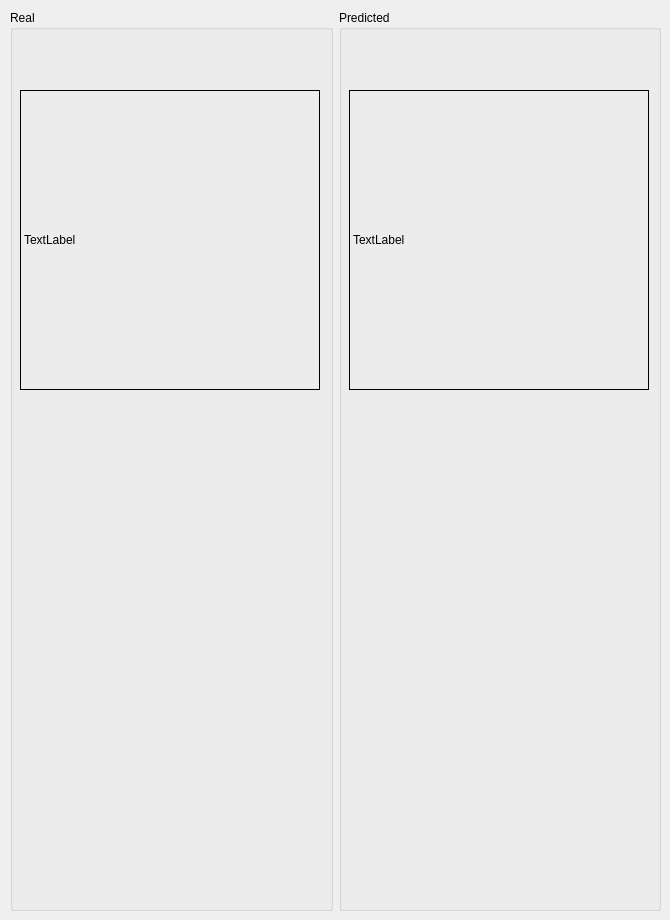
    <widget class="QWidget" name="tab_3">
     <attribute name="title">
      <string>Road Director</string>
     </attribute>
     <widget class="QWidget" name="verticalLayoutWidget_3">
      <property name="geometry">
       <rect>
        <x>10</x>
        <y>10</y>
        <width>651</width>
        <height>901</height>
       </rect>
      </property>
      <layout class="QVBoxLayout" name="verticalLayout_14">
       <item>
        <layout class="QHBoxLayout" name="horizontalLayout_19">
         <item>
          <widget class="QGroupBox" name="groupBox_3">
           <property name="title">
            <string>Real</string>
           </property>
           <widget class="QLabel" name="roadDirector_wheelImg_real">
            <property name="geometry">
             <rect>
              <x>10</x>
              <y>80</y>
              <width>300</width>
              <height>300</height>
             </rect>
            </property>
            <property name="minimumSize">
             <size>
              <width>300</width>
              <height>300</height>
             </size>
            </property>
            <property name="maximumSize">
             <size>
              <width>100</width>
              <height>100</height>
             </size>
            </property>
            <property name="frameShape">
             <enum>QFrame::Box</enum>
            </property>
            <property name="text">
             <string>TextLabel</string>
            </property>
           </widget>
          </widget>
         </item>
         <item>
          <widget class="QGroupBox" name="groupBox_5">
           <property name="title">
            <string>Predicted</string>
           </property>
           <widget class="QLabel" name="roadDirector_wheelImg_predicted">
            <property name="geometry">
             <rect>
              <x>10</x>
              <y>80</y>
              <width>300</width>
              <height>300</height>
             </rect>
            </property>
            <property name="minimumSize">
             <size>
              <width>300</width>
              <height>300</height>
             </size>
            </property>
            <property name="maximumSize">
             <size>
              <width>100</width>
              <height>100</height>
             </size>
            </property>
            <property name="autoFillBackground">
             <bool>false</bool>
            </property>
            <property name="frameShape">
             <enum>QFrame::Box</enum>
            </property>
            <property name="text">
             <string>TextLabel</string>
            </property>
           </widget>
          </widget>
         </item>
        </layout>
       </item>
      </layout>
     </widget>
    </widget>
